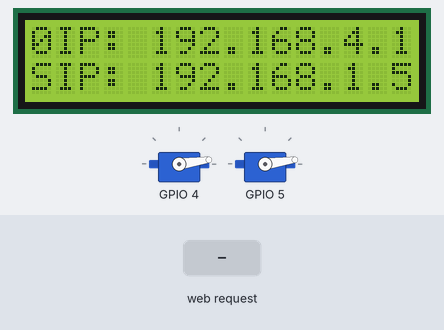
This program was run on a simulated ESP8266 board running MicroPython. Shown: 16×2 character LCD, 2 × servo. Inputs (shaded band) come from the test bench. WiFi joins after 1.5 s; the clock reads 2024-03-15 10:24:30 at power-on unless the program sets it; servo angles are drawn from the pulse width (0.5 ms = 0°, 2.5 ms = 180°); library files of the repository ran but are not shown: esp8266_i2c_lcd.py; what the program prints to the serial console is not drawn.

Above: at 2.8 s.
2.9 s: HTTP request GET / received
At 3.6 s:
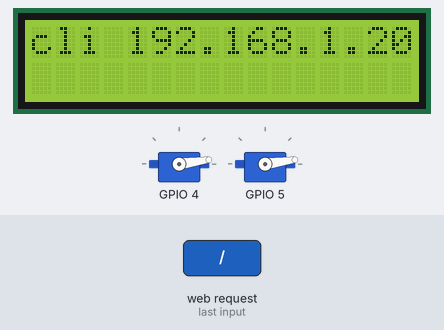
Timing chart, 0 to 5.9 s (numbered marks = the images above; inputs shaded):
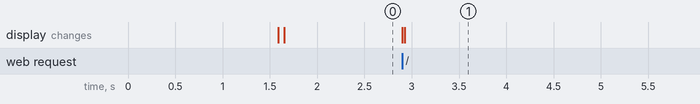

The program:

main.py
```python
"""
Augustin Bernachon 28/12/2021
Railway Switcher Main
"""

from websrv import HttpServ

try:
  server = HttpServ(lcd)
except OSError:
  import machine
  machine.reset()
  pass

server.run_socket()
```

websrv.py
```python
"""
Augustin Bernachon 28/12/2021
Railway Switcher basic Webserver
"""

from time import sleep
from machine import reset, PWM
from servo_iface import servoIface
from lcd_iface import lcdIface
import config
import select
import socket
import layout


class HttpServ(object):
  def __init__(self, lcd=None, servos=None):
    print("Started Http web SRV.")
    self.request = b''
    self.socket = None
    self.poller = None
    self.conn = None
    self.cli_addr = None
    self.lcd = lcdIface(lcd).get_lcd()
    self.servos = self._get_servo_list(servos)

  def _get_servo_list(self, servos):
    servo_dict = dict()

    if not servos:
      for servo in config.servos:
        servo_dict[servo['servo_req_filter']] = servoIface(servo['servo_pin'], servo['servo_req_filter'], servo['servo_name'])
    else:
      for servo in servos:
        if isinstance(servo, PWM):
          iservo = servoIface(servo=servo)
          servo_dict[iservo.get_req_filter()] = iservo

    return servo_dict

  def _send_response(self):
    try:
      self._format_answer()
      self.conn.sendall(layout.html_template)
    except Exception as exc:
      print("Send Response Err", exc.args[0])
      pass
    finally:
      self.conn.close()

  def _move_servo(self, switch_n):
    old_duty = self.servos[switch_n].get_duty()

    if old_duty == config.DUTY_LOW:
      new_duty = config.DUTY_HIGH
    else:
      new_duty = config.DUTY_LOW

    print('Triggered railway switch {} from {} to {}'.format(switch_n, str(old_duty), str(new_duty)))
    self.servos[switch_n].set_duty(new_duty)

  def _parse_request(self):
    action_dict = dict()

    for servo in self.servos:
      action_dict[servo] = self._move_servo

    for action in action_dict:
      if str(self.request).find(action) > -1:
        action_dict[action](action)

    # Reseting request buffer
    self.request = b''

  def _format_answer(self):
    self.conn.send('HTTP/1.1 200 OK\n')
    self.conn.send('Content-Type: text/html\n')
    self.conn.send('Connection: close\n\n')

  def _create_socket(self):
    try:
      self.socket = socket.socket(socket.AF_INET, socket.SOCK_STREAM)
      self.socket.setsockopt(socket.SOL_SOCKET, socket.SO_REUSEADDR, 1)
      self.socket.bind((config.BIND_IP, config.BIND_PORT))
      self.socket.listen(5)
    except Exception as exc:
      print("Address in use, restarting", exc.args[0])
      sleep(2)
      reset()
      pass

  def run_socket(self):
    if not self.socket:
      self._create_socket()
    self.poller = select.poll()
    self.poller.register(self.socket, select.POLLIN)

    while True:
      res = self.poller.poll(1)
      if res:
        # print('In poller poll')
        self.conn, self.cli_addr = self.socket.accept()
        self.lcd.clear()
        self.lcd.putstr('cli {}'.format(str(self.cli_addr[0])))
        self.request = str(self.conn.recv(512))
        self.conn.settimeout(None)
        # print('GET Request Content = {}'.format(self.request))
        self._parse_request()
        # Returning home page
        self._send_response()

    gc.collect()
```

config.py
```python
"""
Augustin Bernachon 28/12/2021
Railway Switcher basic Python code style config file.
"""

# Railway Switcher configuration File
wifi_config = {
  'ssid': 'YOURSSID',
  'password': 'YOURPWD'
}

servos = (
  {'servo_pin': 4,
  'servo_name': 'servo01',
  'servo_req_filter': 'GET /?switcher01'},
  {'servo_pin': 5,
  'servo_name': 'servo02',
  'servo_req_filter': 'GET /?switcher02'}
)

MEM_TSIZE = 38000
GC_THRESH = 10000
BIND_PORT = 80
BIND_IP = '0.0.0.0'
SERVO_FREQ = 50
DUTY_HIGH = 115
DUTY_LOW = 30
SCL_PIN = 0
SDA_PIN = 2
LCD_NUM_ROWS = 2
LCD_NUM_COLS = 16
DEFAULT_I2C_ADDR = 0x27
```

servo_iface.py
```python
"""
Augustin Bernachon 28/12/2021
Railway Switcher Servo Interface
Simple class that allow reusing PWM servo previously created instance
if exists and hide PWM creation if it needs to be instanciated.
"""

from machine import PWM, Pin
import gc
import config


class servoIface(object):
  def __init__(self, servo_pin=None, servo_filter=None, servo_name=None,
               servo_freq=config.SERVO_FREQ, servo_duty=30, servo=None):
    gc.collect()
    self.freq = servo_freq

    if isinstance(servo, PWM):
      print('Servo is an instance of PWM')
      self.servo = servo
      self.pin = int(str(servo)[4])

      for svo in config.servos:
        if svo['servo_pin'] == self.pin:
          self.req_filter = svo['servo_req_filter']
          self.name = svo['servo_name']
          self.duty = int(servo.duty())
    else:
      print('Servo is not an instance of PWM creating Servo')
      self.pin = servo_pin
      self.req_filter = servo_filter
      self.name = servo_name
      self.duty = servo_duty
      self.servo = self._get_servo_ptr()

  def _get_servo_ptr(self):
    pwm = None

    try:
      pwm = PWM(Pin(self.pin), freq=self.freq, duty=self.duty)
    except:
      print('Can not get PWM output, reseting..')

    return pwm

  def get_duty(self):
    return self.duty

  def set_duty(self, new_duty):
    self.duty = new_duty
    self.servo.duty(self.duty)

  def get_req_filter(self):
    return self.req_filter

  def get_name(self):
    return self.name
```

lcd_iface.py
```python
"""
Augustin Bernachon 28/12/2021
Railway Switcher LCD Interface
Simple class that allow reusing I2CLcd previously created instance
if exists and hide I2C pin creation if lcd need to be instanciated.
"""

from machine import I2C, Pin
from esp8266_i2c_lcd import I2cLcd
import gc
import config

class lcdIface(object):
  def __init__(self, lcd=None, i2c_addr=config.DEFAULT_I2C_ADDR,
               scl_pin=config.SCL_PIN, sda_pin=config.SDA_PIN,
               lcd_rows=config.LCD_NUM_ROWS, lcd_col=config.LCD_NUM_COLS):
    gc.collect()
    self.scl_pin = scl_pin
    self.sda_pin = sda_pin
    self.i2c_addr = i2c_addr
    self.lcd_rows = lcd_rows
    self.lcd_col = lcd_col
    self.lcd = lcd if isinstance(lcd, I2cLcd) else self._get_lcd_ptr()
    self.i2c = None

  def _get_i2c_ptr(self):
    try:
      self.i2c = I2C(scl=Pin(self.scl_pin), sda=Pin(self.sda_pin), freq=500000)
    except:
      print('Can not get I2C Pin, reseting..')

  def _get_lcd_ptr(self):
    try:
      print('No existing lcd pointeur, creating one')
      self._get_i2c_ptr()
      return I2cLcd(self.i2c, self.i2c_addr, self.lcd_rows, self.lcd_col)
    except:
      print('Can not get LCD, reseting..')

  def get_lcd(self):
    return self.lcd
```

layout.py
```python
html_template = """<!doctype html>
<html>
<head>
<meta content="text/html; charset=utf-8" http-equiv="Content-Type">
<meta name="viewport" content="width=device-width, initial-scale=1">
<style>
html {
font-family: Arial;
display: inline-block;
margin: 0px auto;
text-align: center;
}
.button {
background-color: #ce1b0e;
border: none;
color: white;
padding: 16px 40px;
text-align: center;
text-decoration: none;
display: inline-block;
font-size: 16px;
margin: 4px 2px;
 cursor: pointer;
 }
.button1 {
background-color: #000000;
}
</style>
</head>
<body>
<h2>Railway Switcher Web Server</h2>
<p>Switcher 01 : </p>
<p>
<i style="color:#000000;"></i>
<a href=\"?switcher01\"><button class="button button1">Switch Railway 01</button></a>
</p>
<p>Switcher 02 : </p>
<p>
<i style="color:#000000;"></i>
<a href=\"?switcher02\"><button class="button button1">Switch Railway 02</button></a>
</p>
</body>
</html>"""
```

boot.py
```python
"""
Augustin Bernachon 28/12/2021
Railway Switcher Boot
"""

# This file is executed on every boot (including wake-boot from deepsleep)
import machine
from time import sleep_ms, ticks_ms
from machine import I2C, Pin
from esp8266_i2c_lcd import I2cLcd
import gc
import network
import ntptime
import utime
import config

print('First boot line : GC Mem Free : {}\nGC Mem allocated : {}'.format(gc.mem_free(), gc.mem_alloc()))
print('Current GC threshold : {}\nSettings threshold to 25000 since total mem size is {}'.format(gc.threshold(), config.MEM_TSIZE))
gc.threshold(config.GC_THRESH)
print('New GC threshold : {}'.format(gc.threshold()))

def do_connect():
  sta_if = network.WLAN(network.STA_IF)
  start = utime.time()
  timed_out = False

  if not sta_if.isconnected():
    print('connecting to network...')
    sta_if.active(True)
    sta_if.connect(config.wifi_config['ssid'], config.wifi_config['password'])
    while not sta_if.isconnected() and not timed_out:
      if utime.time() - start >= 20:
        timed_out = True
      else:
        pass

  if sta_if.isconnected():
    ntptime.settime()
    print('network config:', sta_if.ifconfig())
  else:
    print('internet not available')

  return timed_out

try:
  timed_out = do_connect()
  if timed_out:
    utime.sleep_ms(10000)
    machine.reset()
  gc.collect()
except KeyboardInterrupt:
  raise

except:
  utime.sleep_ms(10000)
  machine.reset()


i2c = I2C(scl=Pin(config.SCL_PIN), sda=Pin(config.SDA_PIN), freq=500000)
lcd = I2cLcd(i2c, config.DEFAULT_I2C_ADDR, config.LCD_NUM_ROWS, config.LCD_NUM_COLS)
lcd.putstr("AIP: {}\nSIP: {}".format(network.WLAN(network.AP_IF).ifconfig()[0],network.WLAN(network.STA_IF).ifconfig()[0]))
gc.collect()
```

Measured:
- after the input at 2.9 s, the display: first changes at once (image 1 shows a later state)
